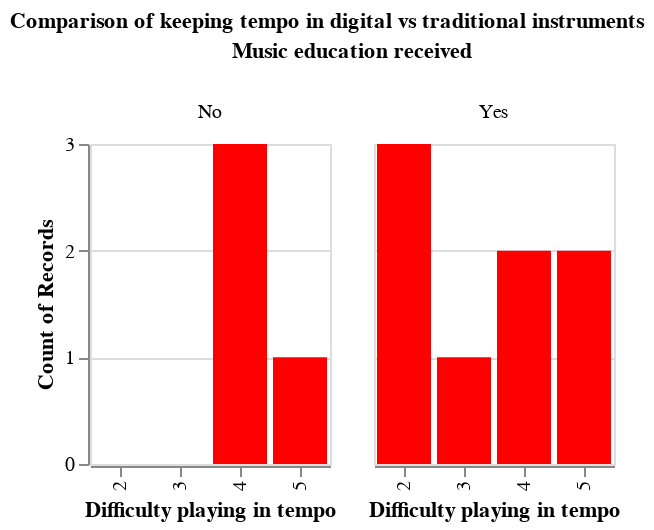

Notebook cell for this chart:
### Code cell
# Crear el histograma
histogram = alt.Chart(data).mark_bar(color = 'red').encode(
    x=alt.X('Is it hard to play in tempo with the system when compared to musical instruments? :N', title='Difficulty playing in tempo'),
    y='count():O',
    column='Music education received:N'
).properties(
    title=alt.TitleParams(
        text='Comparison of keeping tempo in digital vs traditional instruments',
        fontSize=11,
        anchor='middle',  # Ancla el título al centro
        align='center',  # Alinea el título al centro
        dy=-0  # Ajusta el desplazamiento vertical del título según sea necesario
    )
    #title='Histogram of Music Training and Likability'
).properties(width = 120,
             height = 160).configure_title(
    fontSize=11 
)
histogram

### Figure 1 — Vega-Lite specification as saved in the notebook (floating-point values rounded to 4 significant figures)
{"config": {"view": {"continuousWidth": 300, "continuousHeight": 300}, "title": {"fontSize": 11}}, "data": {"name": "data-6d4fa929756c76fdf24e9e554a8814c1"}, "mark": {"type": "bar", "color": "red"}, "encoding": {"column": {"field": "Music education received", "type": "nominal"}, "x": {"field": "Is it hard to play in tempo with the system when compared to musical instruments? ", "title": "Difficulty playing in tempo", "type": "nominal"}, "y": {"aggregate": "count", "type": "ordinal"}}, "height": 160, "title": {"text": "Comparison of keeping tempo in digital vs traditional instruments", "align": "center", "anchor": "middle", "dy": 0, "fontSize": 11}, "width": 120, "$schema": "https://vega.github.io/schema/vega-lite/v5.8.0.json", "datasets": {"data-6d4fa929756c76fdf24e9e554a8814c1": [{"Marca temporal": "5/07/2023 19:16:53", "Choose your language": "English", "Nickname": "adithi", "Age": 22, "Sex": "Female", "Music education received": "Yes", "How much previous practice and training does the performer need for performing with the instrument, when compared to a traditional musical instrument?": 2, "How much control does the performer have on the musical output? ": 3, "How much real-time feedback (e.g., visual, auditory) does the user receive from the system? ": 3, "How tiring is it to play music with this system when compared to musical instruments? ": 2, "Is it hard to play in tempo with the system when compared to musical instruments? ": 2, "Which approach between the rhythmic accompaniament and the note accompaniament do you consider more user-friendly?": 2, "What degree of synchronization do you find between gesture and sound?": 4}, {"Marca temporal": "5/07/2023 19:29:08", "Choose your language": "Spanish", "Nickname": "alberto", "Age": 26, "Sex": "Masculino", "Music education received": "Yes", "How much previous practice and training does the performer need for performing with the instrument, when compared to a traditional musical instrument?": 1, "How much control does the performer have on the musical output? ": 3, "How much real-time feedback (e.g., visual, auditory) does the user receive from the system? ": 4, "How tiring is it to play music with this system when compared to musical instruments? ": 1, "Is it hard to play in tempo with the system when compared to musical instruments? ": 4, "Which approach between the rhythmic accompaniament and the note accompaniament do you consider more user-friendly?": 2, "What degree of synchronization do you find between gesture and sound?": 2}, {"Marca temporal": "5/07/2023 19:44:09", "Choose your language": "English", "Nickname": "thomas", "Age": 26, "Sex": "Male", "Music education received": "No", "How much previous practice and training does the performer need for performing with the instrument, when compared to a traditional musical instrument?": 3, "How much control does the performer have on the musical output? ": 1, "How much real-time feedback (e.g., visual, auditory) does the user receive from the system? ": 3, "How tiring is it to play music with this system when compared to musical instruments? ": 2, "Is it hard to play in tempo with the system when compared to musical instruments? ": 5, "Which approach between the rhythmic accompaniament and the note accompaniament do you consider more user-friendly?": 1, "What degree of synchronization do you find between gesture and sound?": 3}, {"Marca temporal": "5/07/2023 19:55:03", "Choose your language": "English", "Nickname": "abishek", "Age": 26, "Sex": "Male", "Music education received": "Yes", "How much previous practice and training does the performer need for performing with the instrument, when compared to a traditional musical instrument?": 3, "How much control does the performer have on the musical output? ": 3, "How much real-time feedback (e.g., visual, auditory) does the user receive from the system? ": 4, "How tiring is it to play music with this system when compared to musical instruments? ": 3, "Is it hard to play in tempo with the system when compared to musical instruments? ": 2, "Which approach between the rhythmic accompaniament and the note accompaniament do you consider more user-friendly?": 1, "What degree of synchronization do you find between gesture and sound?": 2}, {"Marca temporal": "5/07/2023 20:09:27", "Choose your language": "English", "Nickname": "dilip", "Age": 28, "Sex": "Male", "Music education received": "Yes", "How much previous practice and training does the performer need for performing with the instrument, when compared to a traditional musical instrument?": 3, "How much control does the performer have on the musical output? ": 1, "How much real-time feedback (e.g., visual, auditory) does the user receive from the system? ": 2, "How tiring is it to play music with this system when compared to musical instruments? ": 3, "Is it hard to play in tempo with the system when compared to musical instruments? ": 5, "Which approach between the rhythmic accompaniament and the note accompaniament do you consider more user-friendly?": 1, "What degree of synchronization do you find between gesture and sound?": 2}, {"Marca temporal": "6/07/2023 12:57:58", "Choose your language": "Spanish", "Nickname": "Gon MT", "Age": 30, "Sex": "Masculino", "Music education received": "Yes", "How much previous practice and training does the performer need for performing with the instrument, when compared to a traditional musical instrument?": 2, "How much control does the performer have on the musical output? ": 2, "How much real-time feedback (e.g., visual, auditory) does the user receive from the system? ": 5, "How tiring is it to play music with this system when compared to musical instruments? ": 1, "Is it hard to play in tempo with the system when compared to musical instruments? ": 4, "Which approach between the rhythmic accompaniament and the note accompaniament do you consider more user-friendly?": 1, "What degree of synchronization do you find between gesture and sound?": 3}, {"Marca temporal": "8/07/2023 0:30:35", "Choose your language": "Spanish", "Nickname": "Marti", "Age": 21, "Sex": "Masculino", "Music education received": "Yes", "How much previous practice and training does the performer need for performing with the instrument, when compared to a traditional musical instrument?": 2, "How much control does the performer have on the musical output? ": 2, "How much real-time feedback (e.g., visual, auditory) does the user receive from the system? ": 5, "How tiring is it to play music with this system when compared to musical instruments? ": 1, "Is it hard to play in tempo with the system when compared to musical instruments? ": 2, "Which approach between the rhythmic accompaniament and the note accompaniament do you consider more user-friendly?": 1, "What degree of synchronization do you find between gesture and sound?": 4}, {"Marca temporal": "11/07/2023 13:31:07", "Choose your language": "Spanish", "Nickname": "María", "Age": 28, "Sex": "Femenino", "Music education received": "Yes", "How much previous practice and training does the performer need for performing with the instrument, when compared to a traditional musical instrument?": 1, "How much control does the performer have on the musical output? ": 2, "How much real-time feedback (e.g., visual, auditory) does the user receive from the system? ": 3, "How tiring is it to play music with this system when compared to musical instruments? ": 2, "Is it hard to play in tempo with the system when compared to musical instruments? ": 5, "Which approach between the rhythmic accompaniament and the note accompaniament do you consider more user-friendly?": 1, "What degree of synchronization do you find between gesture and sound?": 3}, {"Marca temporal": "11/07/2023 22:06:31", "Choose your language": "Spanish", "Nickname": "Marta", "Age": 23, "Sex": "Femenino", "Music education received": "No", "How much previous practice and training does the performer need for performing with the instrument, when compared to a traditional musical instrument?": 3, "How much control does the performer have on the musical output? ": 2, "How much real-time feedback (e.g., visual, auditory) does the user receive from the system? ": 3, "How tiring is it to play music with this system when compared to musical instruments? ": 1, "Is it hard to play in tempo with the system when compared to musical instruments? ": 4, "Which approach between the rhythmic accompaniament and the note accompaniament do you consider more user-friendly?": 1, "What degree of synchronization do you find between gesture and sound?": 4}, {"Marca temporal": "11/07/2023 22:11:20", "Choose your language": "Spanish", "Nickname": "Montse", "Age": 24, "Sex": "Femenino", "Music education received": "No", "How much previous practice and training does the performer need for performing with the instrument, when compared to a traditional musical instrument?": 2, "How much control does the performer have on the musical output? ": 3, "How much real-time feedback (e.g., visual, auditory) does the user receive from the system? ": 4, "How tiring is it to play music with this system when compared to musical instruments? ": 3, "Is it hard to play in tempo with the system when compared to musical instruments? ": 4, "Which approach between the rhythmic accompaniament and the note accompaniament do you consider more user-friendly?": 1, "What degree of synchronization do you find between gesture and sound?": 3}, {"Marca temporal": "12/07/2023 15:50:26", "Choose your language": "Spanish", "Nickname": "Corcu", "Age": 24, "Sex": "Masculino", "Music education received": "No", "How much previous practice and training does the performer need for performing with the instrument, when compared to a traditional musical instrument?": 2, "How much control does the performer have on the musical output? ": 1, "How much real-time feedback (e.g., visual, auditory) does the user receive from the system? ": 3, "How tiring is it to play music with this system when compared to musical instruments? ": 4, "Is it hard to play in tempo with the system when compared to musical instruments? ": 4, "Which approach between the rhythmic accompaniament and the note accompaniament do you consider more user-friendly?": 1, "What degree of synchronization do you find between gesture and sound?": 3}, {"Marca temporal": "12/07/2023 15:50:29", "Choose your language": "Spanish", "Nickname": "María Pérez ", "Age": 22, "Sex": "Femenino", "Music education received": "Yes", "How much previous practice and training does the performer need for performing with the instrument, when compared to a traditional musical instrument?": 1, "How much control does the performer have on the musical output? ": 2, "How much real-time feedback (e.g., visual, auditory) does the user receive from the system? ": 3, "How tiring is it to play music with this system when compared to musical instruments? ": 2, "Is it hard to play in tempo with the system when compared to musical instruments? ": 3, "Which approach between the rhythmic accompaniament and the note accompaniament do you consider more user-friendly?": 1, "What degree of synchronization do you find between gesture and sound?": 4}]}}
